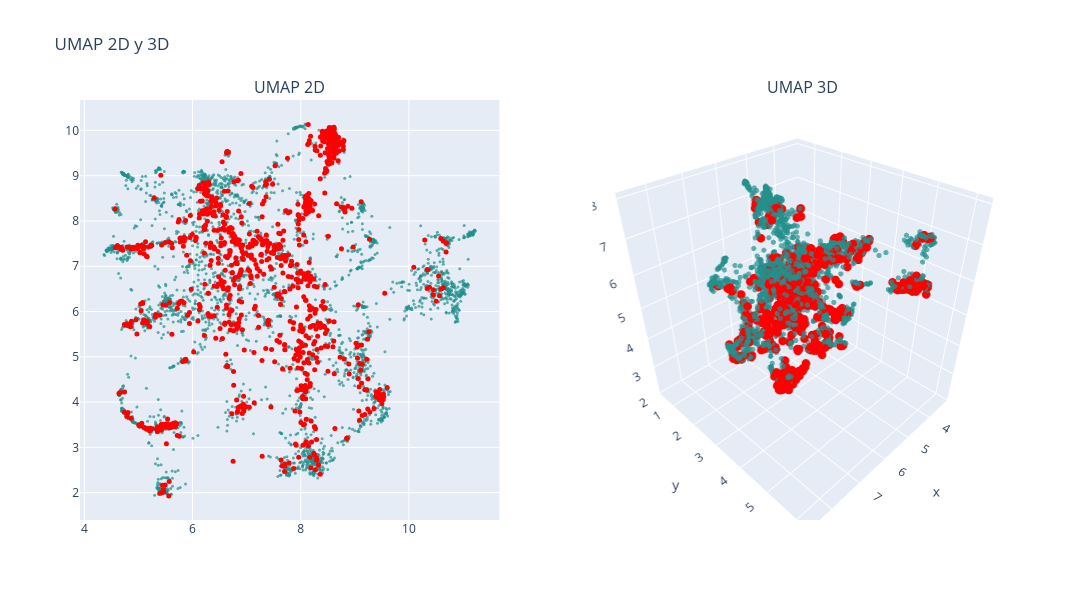

Notebook code cell kept with this figure:
### Markdown cell above
### UMAP

### Code cell
# n_neighbors = 200
# n_neighbors = int(len(df) / k)

# n_neighbors = 200
n_neighbors = 50 # 6.5x minutos, resultado: vision mas global, no se distinguen tanto los clusters
# n_neighbors = 20 # 2.5x minutos, resultado: no se distinguen los clusters
# n_neighbors = 10 # 1.5x minutos, resultado: puntos muy juntos, se distinguen los clusters
# n_neighbors = 5 # x minutos, resultado: se distinguen bien los clusters, se ven un poco desconectados

min_dist = 0

# UMAP 2D
reducer_2d = umap.UMAP(n_neighbors=n_neighbors, min_dist=min_dist, n_components=2, random_state=0, metric='cosine')
embedding_2d = reducer_2d.fit_transform(df_vectorized)
df['umap2d_1'] = embedding_2d[:, 0]
df['umap2d_2'] = embedding_2d[:, 1]

# UMAP 3D
reducer_3d = umap.UMAP(n_neighbors=n_neighbors, min_dist=min_dist, n_components=3, random_state=0, metric='cosine')
embedding_3d = reducer_3d.fit_transform(df_vectorized)
df['umap3d_1'] = embedding_3d[:, 0]
df['umap3d_2'] = embedding_3d[:, 1]
df['umap3d_3'] = embedding_3d[:, 2]

# Graficar
colors = np.ones(len(df))  # Color base
colors_knn = np.zeros(len(df))  # Color para los KNN
colors_knn[knn_idxs[0]] = 1  # Resaltar los KNN

fig = make_subplots(rows=1, cols=2, subplot_titles=("UMAP 2D", "UMAP 3D"), 
                    specs=[[{"type": "scatter"}, {"type": "scatter3d"}]])

# Puntos normales (fondo)
fig.add_trace(
    go.Scatter(x=df['umap2d_1'], y=df['umap2d_2'], mode='markers',
               marker=dict(color=colors, colorscale='Viridis', size=3, opacity=0.7), 
               text=data['title'],
               hovertemplate="Titulo: %{text}<br>x: %{x}<br>y: %{y}<extra></extra>"),
    row=1, col=1)

# Puntos resaltados (delante)
fig.add_trace(
    go.Scatter(x=df.loc[knn_idxs[0], 'umap2d_1'], 
               y=df.loc[knn_idxs[0], 'umap2d_2'], 
               mode='markers',
               marker=dict(color='red', size=5, opacity=1), 
               text=data.loc[knn_idxs[0], 'title'], 
               hovertemplate="Titulo: %{text}<br>x: %{x}<br>y: %{y}<extra></extra>"),
    row=1, col=1)

# Puntos normales en 3D (fondo)
fig.add_trace(
    go.Scatter3d(x=df['umap3d_1'], y=df['umap3d_2'], z=df['umap3d_3'], mode='markers',
                 marker=dict(color=colors, colorscale='Viridis', size=3, opacity=0.7), 
                 text=data['title'],
                 hovertemplate="Cluster: %{text}<br>x: %{x}<br>y: %{y}<br>z: %{z}<extra></extra>"),
    row=1, col=2)

# Puntos resaltados en 3D (delante)
fig.add_trace(
    go.Scatter3d(x=df.loc[knn_idxs[0], 'umap3d_1'],
                 y=df.loc[knn_idxs[0], 'umap3d_2'],
                 z=df.loc[knn_idxs[0], 'umap3d_3'],
                 mode='markers',
                 marker=dict(color='red', size=5, opacity=1), 
                 text=data.loc[knn_idxs[0], 'title'], 
                 hovertemplate="Cluster: %{text}<br>x: %{x}<br>y: %{y}<br>z: %{z}<extra></extra>"),
    row=1, col=2)

fig.update_layout(height=600, width=1200, title_text="UMAP 2D y 3D", showlegend=False)
fig.show()

### Figure 1 — Plotly figure (JSON) as saved in the notebook; plotly's stock layout.template omitted (floating-point values rounded to 4 significant figures; data arrays with more than 128 entries replaced by an {"elided": "..."} marker saying what was removed)
{"data": [{"hovertemplate": "Titulo: %{text}<br>x: %{x}<br>y: %{y}<extra></extra>", "marker": {"color": {"elided": "4340 float values"}, "colorscale": [[0, "#440154"], [0.1111, "#482878"], [0.2222, "#3e4989"], [0.3333, "#31688e"], [0.4444, "#26828e"], [0.5556, "#1f9e89"], [0.6667, "#35b779"], [0.7778, "#6ece58"], [0.8889, "#b5de2b"], [1, "#fde725"]], "opacity": 0.7, "size": 3}, "mode": "markers", "text": {"elided": "4340 str values"}, "type": "scatter", "x": {"elided": "4340 float values"}, "xaxis": "x", "y": {"elided": "4340 float values"}, "yaxis": "y"}, {"hovertemplate": "Titulo: %{text}<br>x: %{x}<br>y: %{y}<extra></extra>", "marker": {"color": "red", "opacity": 1, "size": 5}, "mode": "markers", "text": {"elided": "1000 str values"}, "type": "scatter", "x": {"elided": "1000 float values"}, "xaxis": "x", "y": {"elided": "1000 float values"}, "yaxis": "y"}, {"hovertemplate": "Cluster: %{text}<br>x: %{x}<br>y: %{y}<br>z: %{z}<extra></extra>", "marker": {"color": {"elided": "4340 float values"}, "colorscale": [[0, "#440154"], [0.1111, "#482878"], [0.2222, "#3e4989"], [0.3333, "#31688e"], [0.4444, "#26828e"], [0.5556, "#1f9e89"], [0.6667, "#35b779"], [0.7778, "#6ece58"], [0.8889, "#b5de2b"], [1, "#fde725"]], "opacity": 0.7, "size": 3}, "mode": "markers", "scene": "scene", "text": {"elided": "4340 str values"}, "type": "scatter3d", "x": {"elided": "4340 float values"}, "y": {"elided": "4340 float values"}, "z": {"elided": "4340 float values"}}, {"hovertemplate": "Cluster: %{text}<br>x: %{x}<br>y: %{y}<br>z: %{z}<extra></extra>", "marker": {"color": "red", "opacity": 1, "size": 5}, "mode": "markers", "scene": "scene", "text": {"elided": "1000 str values"}, "type": "scatter3d", "x": {"elided": "1000 float values"}, "y": {"elided": "1000 float values"}, "z": {"elided": "1000 float values"}}], "layout": {"annotations": [{"font": {"size": 16}, "showarrow": false, "text": "UMAP 2D", "x": 0.225, "xanchor": "center", "xref": "paper", "y": 1, "yanchor": "bottom", "yref": "paper"}, {"font": {"size": 16}, "showarrow": false, "text": "UMAP 3D", "x": 0.775, "xanchor": "center", "xref": "paper", "y": 1, "yanchor": "bottom", "yref": "paper"}], "height": 600, "scene": {"domain": {"x": [0.55, 1], "y": [0, 1]}}, "showlegend": false, "title": {"text": "UMAP 2D y 3D"}, "width": 1200, "xaxis": {"anchor": "y", "domain": [0, 0.45]}, "yaxis": {"anchor": "x", "domain": [0, 1]}}}
